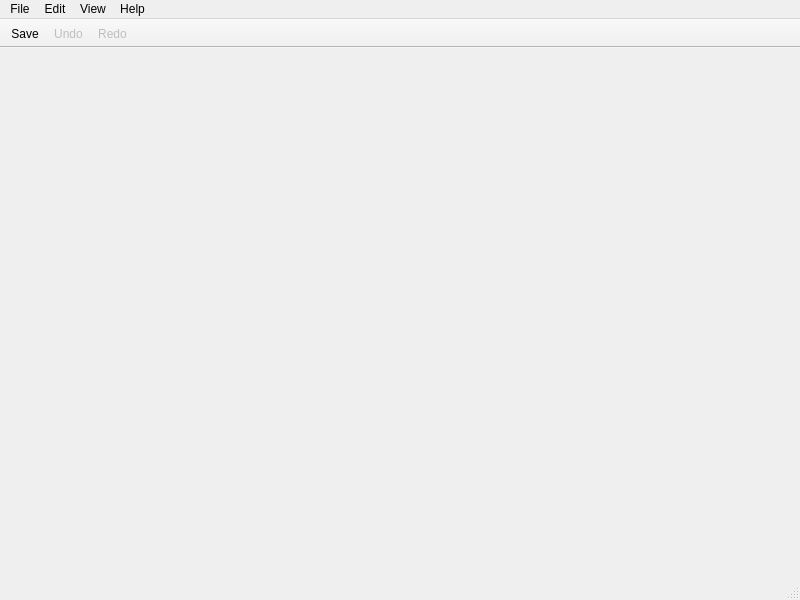
<?xml version="1.0" encoding="UTF-8"?>
<ui version="4.0">
 <class>MainWindow</class>
 <widget class="QMainWindow" name="MainWindow">
  <property name="geometry">
   <rect>
    <x>0</x>
    <y>0</y>
    <width>800</width>
    <height>600</height>
   </rect>
  </property>
  <property name="windowTitle">
   <string>SignalFlowGrapher</string>
  </property>
  <widget class="QWidget" name="centralwidget"/>
  <widget class="QMenuBar" name="menubar">
   <property name="geometry">
    <rect>
     <x>0</x>
     <y>0</y>
     <width>800</width>
     <height>33</height>
    </rect>
   </property>
   <widget class="QMenu" name="file_menu">
    <property name="title">
     <string>File</string>
    </property>
    <addaction name="action_new"/>
    <addaction name="action_open"/>
    <addaction name="separator"/>
    <addaction name="action_save"/>
    <addaction name="action_save_as"/>
    <addaction name="separator"/>
    <addaction name="action_exit"/>
   </widget>
   <widget class="QMenu" name="menu_edit">
    <property name="title">
     <string>Edit</string>
    </property>
    <addaction name="action_undo"/>
    <addaction name="action_redo"/>
    <addaction name="separator"/>
    <addaction name="action_copy"/>
    <addaction name="action_cut"/>
    <addaction name="action_paste"/>
    <addaction name="separator"/>
    <addaction name="action_select_all"/>
    <addaction name="separator"/>
    <addaction name="action_remove_branch_or_node"/>
   </widget>
   <widget class="QMenu" name="menu_view">
    <property name="title">
     <string>View</string>
    </property>
    <addaction name="action_center_graph"/>
   </widget>
   <widget class="QMenu" name="menu_help">
    <property name="title">
     <string>Help</string>
    </property>
    <addaction name="action_about"/>
   </widget>
   <addaction name="file_menu"/>
   <addaction name="menu_edit"/>
   <addaction name="menu_view"/>
   <addaction name="menu_help"/>
  </widget>
  <widget class="QStatusBar" name="statusbar"/>
  <widget class="QToolBar" name="toolBar">
   <property name="windowTitle">
    <string>toolBar</string>
   </property>
   <property name="movable">
    <bool>false</bool>
   </property>
   <property name="floatable">
    <bool>true</bool>
   </property>
   <attribute name="toolBarArea">
    <enum>TopToolBarArea</enum>
   </attribute>
   <attribute name="toolBarBreak">
    <bool>false</bool>
   </attribute>
   <addaction name="action_save"/>
   <addaction name="action_undo"/>
   <addaction name="action_redo"/>
  </widget>
  <action name="action_new">
   <property name="text">
    <string>New</string>
   </property>
   <property name="shortcut">
    <string>Ctrl+N</string>
   </property>
  </action>
  <action name="action_open">
   <property name="text">
    <string>Open...</string>
   </property>
   <property name="shortcut">
    <string>Ctrl+O</string>
   </property>
  </action>
  <action name="action_about">
   <property name="text">
    <string>About</string>
   </property>
  </action>
  <action name="action_save">
   <property name="text">
    <string>Save</string>
   </property>
   <property name="shortcut">
    <string>Ctrl+S</string>
   </property>
  </action>
  <action name="action_save_as">
   <property name="text">
    <string>Save As...</string>
   </property>
   <property name="shortcut">
    <string>Ctrl+Shift+S</string>
   </property>
  </action>
  <action name="action_select_all">
   <property name="text">
    <string>Select All</string>
   </property>
   <property name="shortcut">
    <string>Ctrl+Shift+A</string>
   </property>
  </action>
  <action name="action_exit">
   <property name="text">
    <string>Exit</string>
   </property>
  </action>
  <action name="action_undo">
   <property name="enabled">
    <bool>false</bool>
   </property>
   <property name="text">
    <string>Undo</string>
   </property>
   <property name="shortcut">
    <string>Ctrl+Z</string>
   </property>
  </action>
  <action name="action_redo">
   <property name="enabled">
    <bool>false</bool>
   </property>
   <property name="text">
    <string>Redo</string>
   </property>
   <property name="shortcut">
    <string>Ctrl+Y</string>
   </property>
  </action>
  <action name="action_remove_branch_or_node">
   <property name="text">
    <string>Remove Node(s) or Branch(es)</string>
   </property>
   <property name="shortcut">
    <string>Ctrl+Shift+Del</string>
   </property>
  </action>
  <action name="action_center_graph">
   <property name="text">
    <string>Center Graph</string>
   </property>
   <property name="shortcut">
    <string>Alt+C</string>
   </property>
  </action>
  <action name="action_copy">
   <property name="text">
    <string>Copy</string>
   </property>
   <property name="shortcut">
    <string>Ctrl+Shift+C</string>
   </property>
  </action>
  <action name="action_cut">
   <property name="text">
    <string>Cut</string>
   </property>
   <property name="shortcut">
    <string>Ctrl+Shift+X</string>
   </property>
  </action>
  <action name="action_paste">
   <property name="text">
    <string>Paste</string>
   </property>
   <property name="shortcut">
    <string>Ctrl+Shift+V</string>
   </property>
  </action>
 </widget>
 <resources/>
 <connections/>
</ui>
